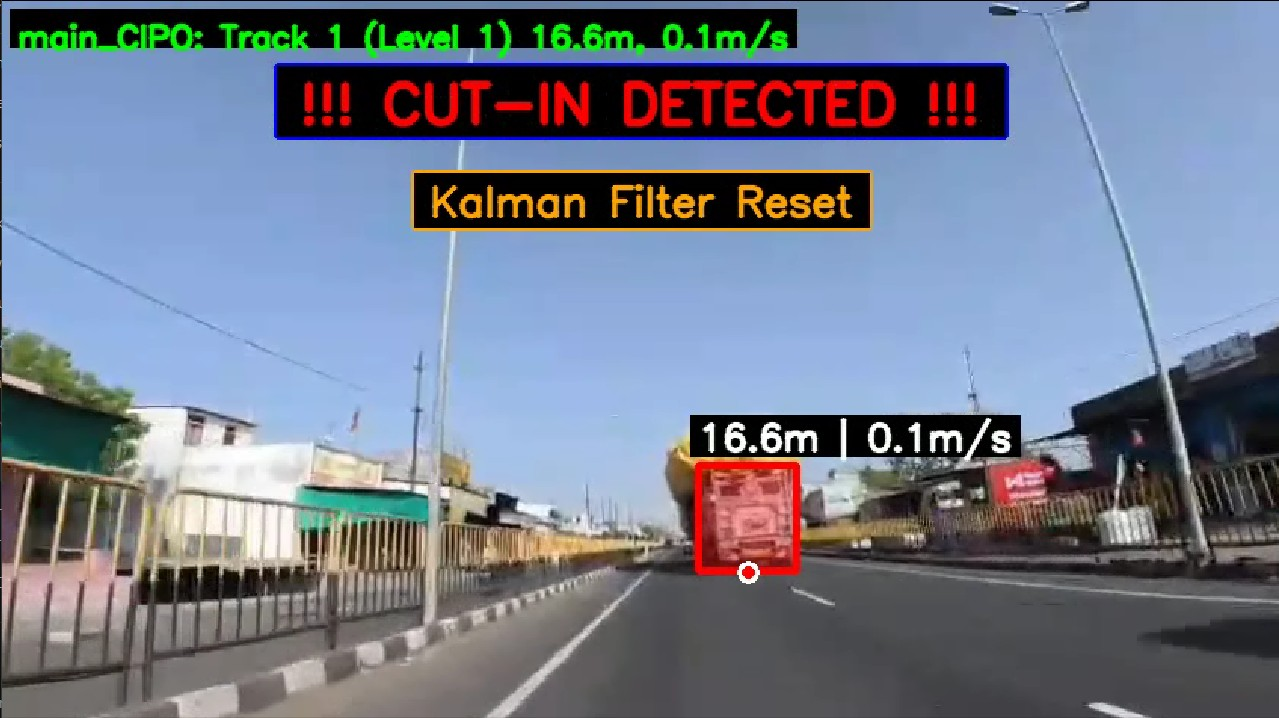
#> input picture VisionPilot/software_defined_vehicle/OpenADKit/Test/CIPO.jpg, 1279 x 718 px, given in place of test_2_autospeed.avi, which was not available
$ python extract_boxes.py
#> lines starting #> are read from the running program, lines starting #| are printed output that depends on the picture; after the words box and inside, x2 and y2 are one past the last pixel; in counts of white or black regions, pixels touching at a corner belong together; pictures that were not available may be replaced by others from this repository, and a replacement may not be noted
import cv2
import numpy as np

VIDEO = "test_2_autospeed.avi"
OUTPUT_VIDEO = "filtered_detections.avi"

cap = cv2.VideoCapture(VIDEO)

if not cap.isOpened():
    print("Could not open video!")
    exit()

# ===============================
# Video Writer
# ===============================
fps = cap.get(cv2.CAP_PROP_FPS)

width = int(cap.get(cv2.CAP_PROP_FRAME_WIDTH))
height = int(cap.get(cv2.CAP_PROP_FRAME_HEIGHT))

fourcc = cv2.VideoWriter_fourcc(*'XVID')

out = cv2.VideoWriter(
    OUTPUT_VIDEO,
    fourcc,
    fps,
    (width, height)
)

frame_number = 0

while True:
    ret, frame = cap.read()
#> frame is the input picture: shape (718, 1279, 3); mean B, G, R 139.7, 122.9, 114.5

    if not ret:
        break

    frame_number += 1

    display = frame.copy()

    # ===============================
    # Convert to HSV
    # ===============================
    hsv = cv2.cvtColor(frame, cv2.COLOR_BGR2HSV)
#> hsv: shape (718, 1279, 3); mean H, S, V 83.6, 87.1, 152.6

    # Cyan color range (AutoSpeed boxes)
    lower = np.array([75, 50, 50])
    upper = np.array([105, 255, 255])

    mask = cv2.inRange(hsv, lower, upper)
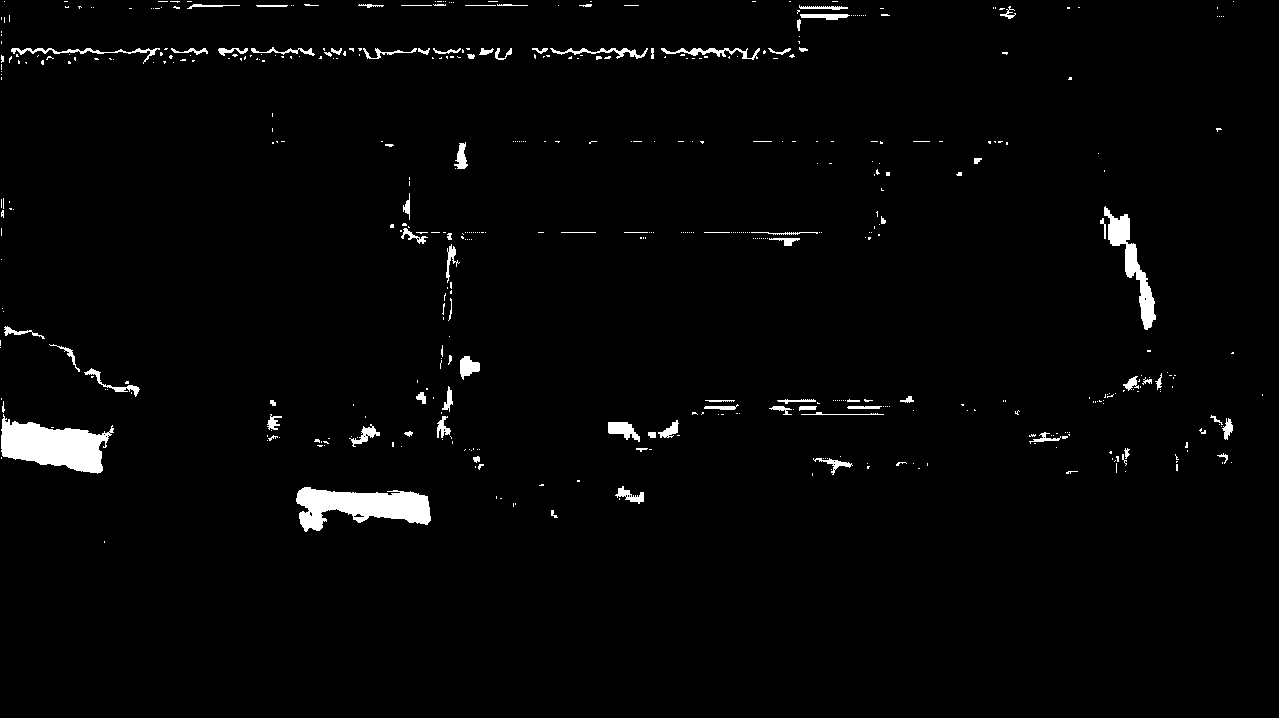
#> mask: shape (718, 1279); 2.1% white; 508 white regions (418 under 20 px), largest, box (x1, y1, x2, y2) and area: (1, 414, 114, 474) 3911, (296, 487, 431, 532) 3613, (1104, 206, 1156, 330) 1689

    # ===============================
    # Morphological cleaning
    # ===============================
    kernel = np.ones((3, 3), np.uint8)

    mask = cv2.morphologyEx(mask, cv2.MORPH_OPEN, kernel)
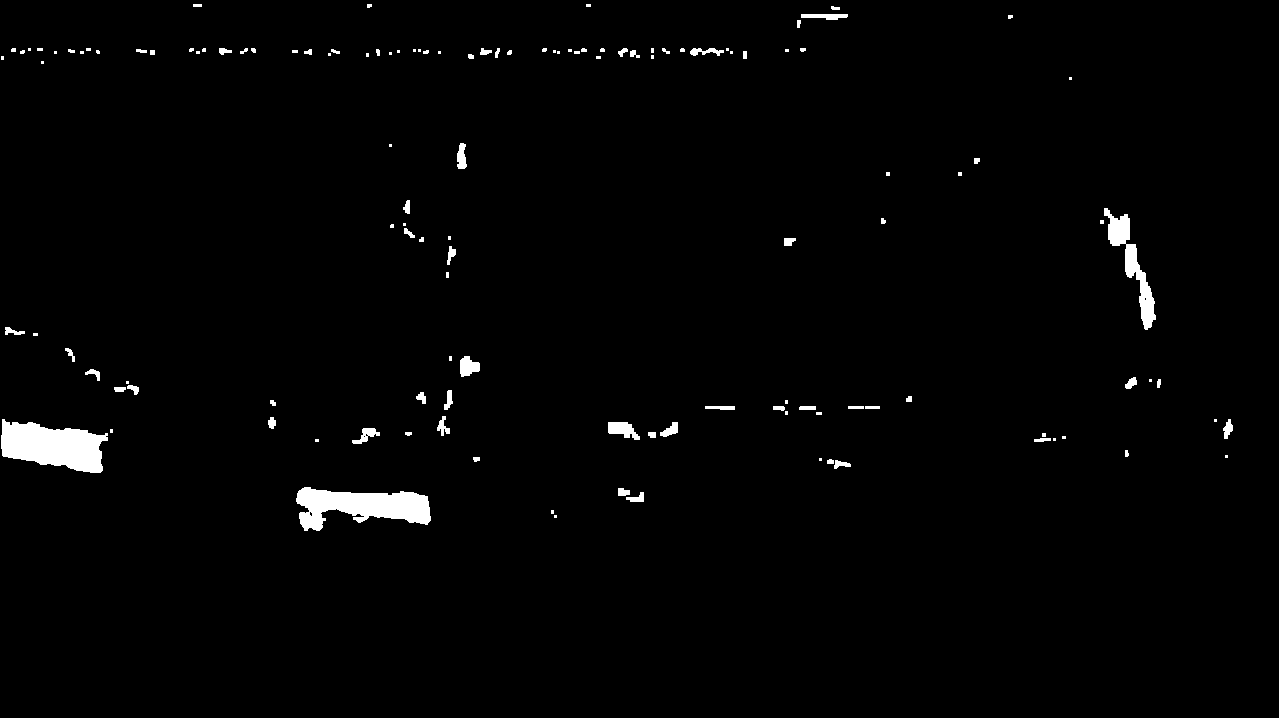
#> mask: shape (718, 1279); 1.6% white; 131 white regions (63 under 20 px), largest, box (x1, y1, x2, y2) and area: (1, 419, 108, 473) 3827, (296, 487, 431, 531) 3571, (1104, 208, 1156, 330) 1676
    mask = cv2.morphologyEx(mask, cv2.MORPH_CLOSE, kernel)
#> mask: shape (718, 1279); 1.6% white; 112 white regions (46 under 20 px)

    # ===============================
    # Find contours
    # ===============================
    contours, _ = cv2.findContours(
        mask,
        cv2.RETR_EXTERNAL,
        cv2.CHAIN_APPROX_SIMPLE
    )
#> contours = 112 contours, 65 with area under 20; largest, box (x1, y1, x2, y2) and area: (0, 419, 108, 473) 3702, (296, 487, 431, 531) 3421, (1104, 208, 1156, 330) 1524, (608, 422, 640, 440) 322, (460, 356, 480, 377) 262

    vehicle_count = 0

    # ===============================
    # Process detections
    # ===============================
    for cnt in contours:

        x, y, w, h = cv2.boundingRect(cnt)

        # Ignore detections above ROI
        if y < 250:
            continue

        # Size filtering
        if w < 30 or h < 25:
            continue

        if w > 250 or h > 250:
            continue

        # Aspect ratio filtering
        aspect = w / h

        if aspect < 0.5 or aspect > 3.0:
            continue

        vehicle_count += 1

        # Draw green box
        cv2.rectangle(
            display,
            (x, y),
            (x + w, y + h),
            (0, 255, 0),
            2
        )

        # Bottom-center point
        u = x + w // 2
        v = y + h

        cv2.circle(
            display,
            (u, v),
            5,
            (0, 0, 255),
            -1
        )

        # Vehicle label
        cv2.putText(
            display,
            f"V{vehicle_count}",
            (x, y - 10),
            cv2.FONT_HERSHEY_SIMPLEX,
            0.6,
            (0, 255, 0),
            2
        )

        # Print details
        print(
            f"Frame {frame_number} | "
            f"Vehicle {vehicle_count}: "
            f"bbox=({x},{y},{x+w},{y+h}), "
            f"bottom-center=({u},{v})"
        )
#> this loop made 112 passes
#> (x, y, w, h) on passes 3, 5, 7, 9, 12, 13, 14, 16, 17, 18, 19, 22: (618, 488, 26, 14), (827, 459, 24, 10), (473, 457, 7, 5), (1125, 450, 4, 7), (1034, 433, 22, 9), (648, 432, 8, 6), (405, 432, 7, 4), (352, 428, 28, 16), (660, 422, 18, 15), (608, 422, 32, 18), (1223, 419, 10, 20), (268, 417, 8, 12)
#> (cnt, x, y, w, h) on passes 1, 2, 6, 8, 10, 11: ([[554, 515], [554, 517], [556, 517], [556, 515]], 554, 515, 3, 3), ([[551, 510], [551, 513], [553, 513], [553, 510]], 551, 510, 3, 4), ([[819, 458], [819, 460], [821, 460], [821, 458]], 819, 458, 3, 3), ([[1225, 455], [1225, 457], [1227, 457], [1227, 455]], 1225, 455, 3, 3), ([[315, 439], [315, 441], [318, 441], [318, 439]], 315, 439, 4, 3), ([[1062, 436], [1062, 438], [1065, 438], [1065, 436]], 1062, 436, 4, 3)
#| Frame 1 | Vehicle 1: bbox=(0,419,108,473), bottom-center=(54,473)
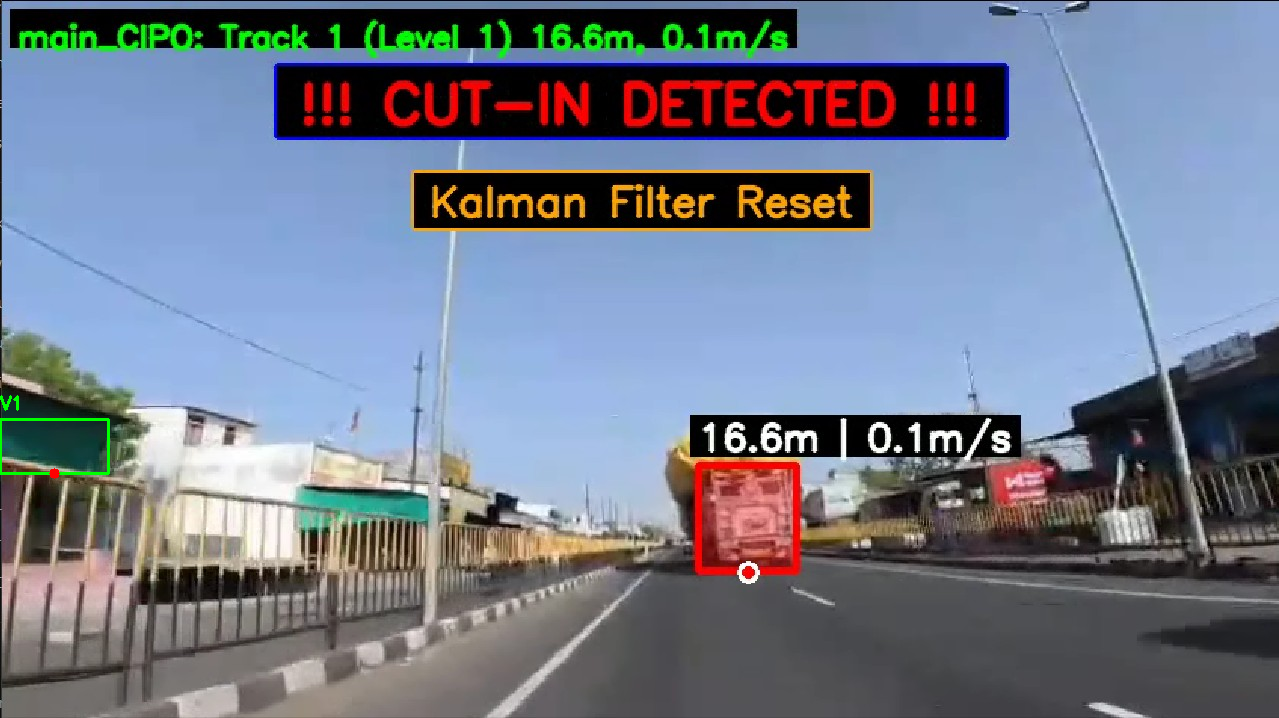
#> display: shape (718, 1279, 3); 0.12% of pixels changed, all inside (x1, y1, x2, y2) = (0, 395, 110, 479)
#> after the loop, vehicle_count = 1

    # ===============================
    # Vehicle Count
    # ===============================
    cv2.putText(
        display,
        f"Count: {vehicle_count}",
        (20, 40),
        cv2.FONT_HERSHEY_SIMPLEX,
        1,
        (0, 255, 255),
        2
    )

    # ===============================
    # ROI Line
    # ===============================
    cv2.line(
        display,
        (0, 250),
        (width, 250),
        (255, 0, 255),
        2
    )
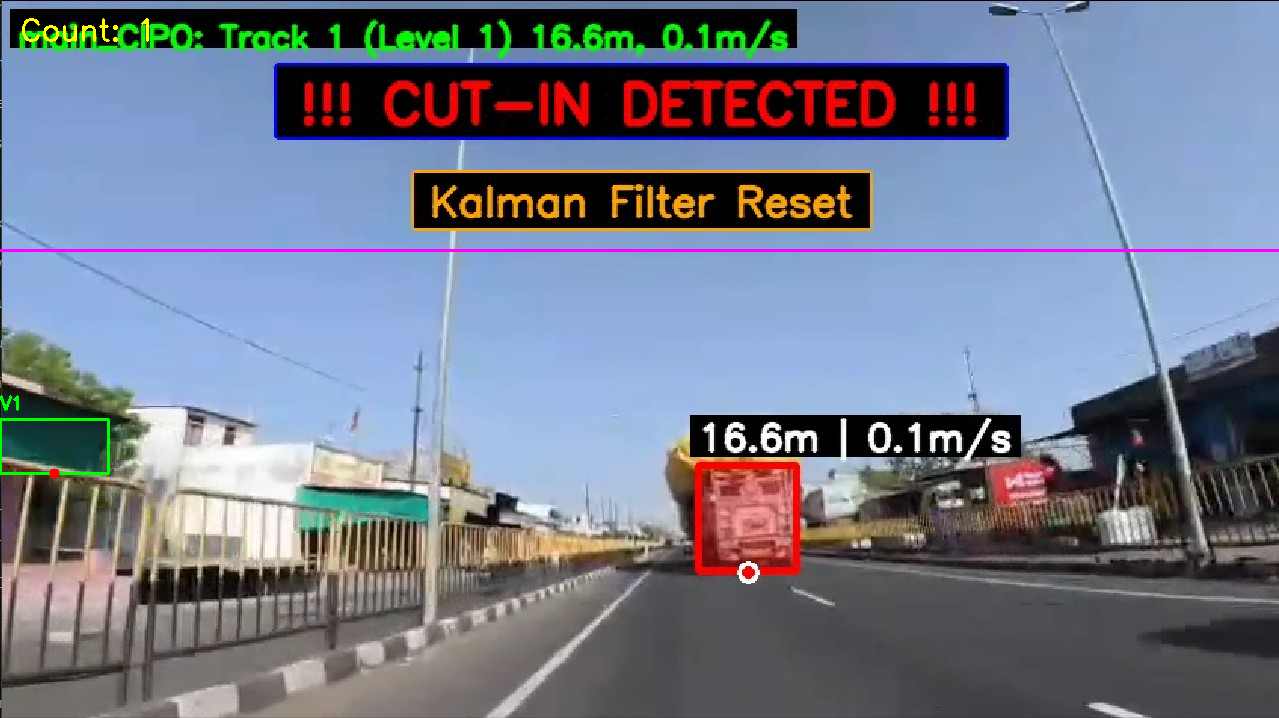
#> display: shape (718, 1279, 3); mean B, G, R 139.8, 122.5, 115.1

    cv2.putText(
        display,
        "ROI",
        (10, 245),
        cv2.FONT_HERSHEY_SIMPLEX,
        0.7,
        (255, 0, 255),
        2
    )
#> display: shape (718, 1279, 3); 0.03% of pixels changed, all inside (x1, y1, x2, y2) = (12, 229, 45, 247)

    # ===============================
    # Save Output Video
    # ===============================
    out.write(display)

    # ===============================
    # Display
    # ===============================
    cv2.imshow("Extracted Vehicles", display)
    cv2.imshow("Mask", mask)

    key = cv2.waitKey(30)
#> (key Esc is pressed here)

    # ESC to quit
    if key == 27:
        break

# ===============================
# Cleanup
# ===============================
cap.release()
out.release()

cv2.destroyAllWindows()

print("\nSaved output video as:")
print(OUTPUT_VIDEO)

$ run again, on VisionPilot/software_defined_vehicle/OpenADKit/Test/autospeed_test2_frame.jpg
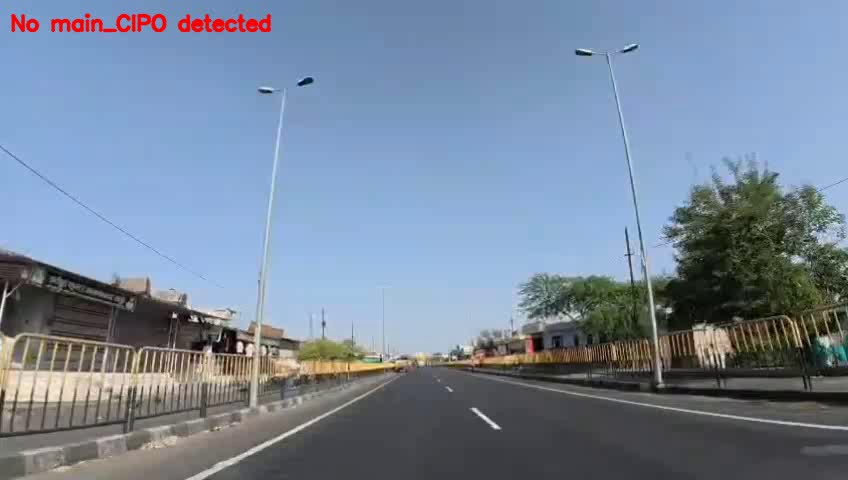
#> input picture VisionPilot/software_defined_vehicle/OpenADKit/Test/autospeed_test2_frame.jpg, 848 x 480 px, given in place of test_2_autospeed.avi, which was not available
#> frame is the input picture: shape (480, 848, 3); mean B, G, R 155, 134.7, 119.1
#> hsv: shape (480, 848, 3); mean H, S, V 87.3, 69.3, 161.1
#> `mask = cv2.morphologyEx(mask, cv2.MORPH_OPEN, kernel)`:
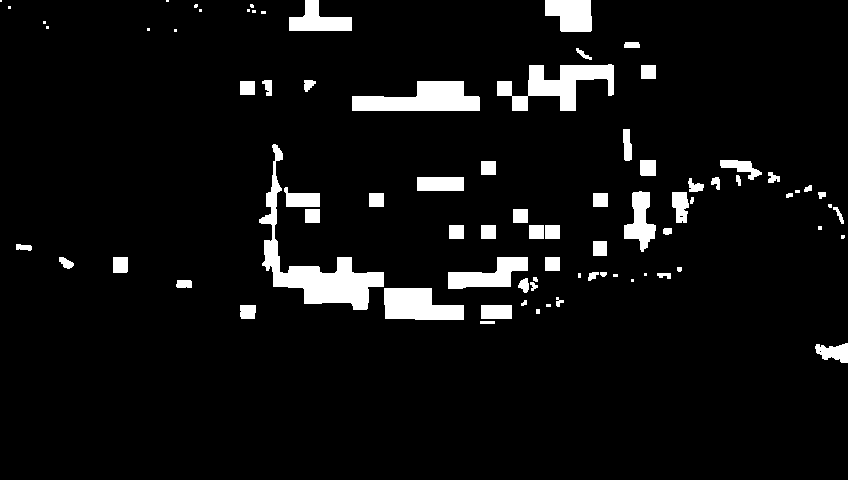
#> mask: shape (480, 848); 6.1% white; 81 white regions (22 under 20 px), largest, box (x1, y1, x2, y2) and area: (259, 144, 384, 310) 4372, (497, 64, 614, 111) 2593, (352, 81, 480, 111) 2592
#> contours = 70 contours, 22 with area under 20; largest, box (x1, y1, x2, y2) and area: (259, 144, 384, 310) 4744, (352, 81, 480, 111) 2436, (497, 64, 614, 111) 2376, (384, 288, 464, 320) 1862, (448, 257, 528, 289) 1307
#> the loop `for cnt in contours: ` made 70 passes
#> (x, y, w, h) on passes 1, 3, 4, 6, 7, 9, 11, 13: (815, 343, 33, 20), (480, 305, 32, 19), (240, 305, 16, 14), (521, 300, 6, 6), (556, 297, 8, 10), (176, 280, 16, 8), (518, 277, 20, 16), (657, 273, 14, 6)
#> (printed output is left out)
#> after the loop `for cnt in contours:`: vehicle_count = 2
#> `cv2.putText( display, "ROI", (10, 245), cv2.FONT_HERSHEY_SIMPLEX, 0.7,..`:
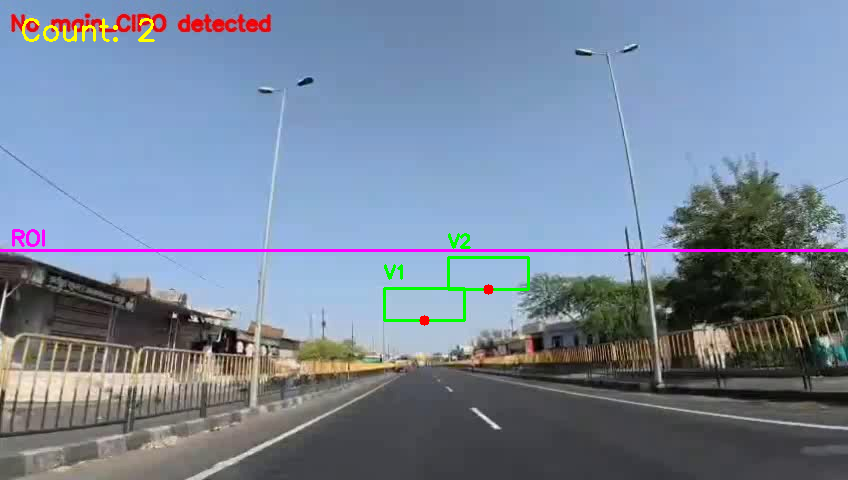
#> display: shape (480, 848, 3); mean B, G, R 154.2, 134, 119.5

$ run again, on VisionPilot/software_defined_vehicle/OpenADKit/Test/checkerboard_frame.jpg
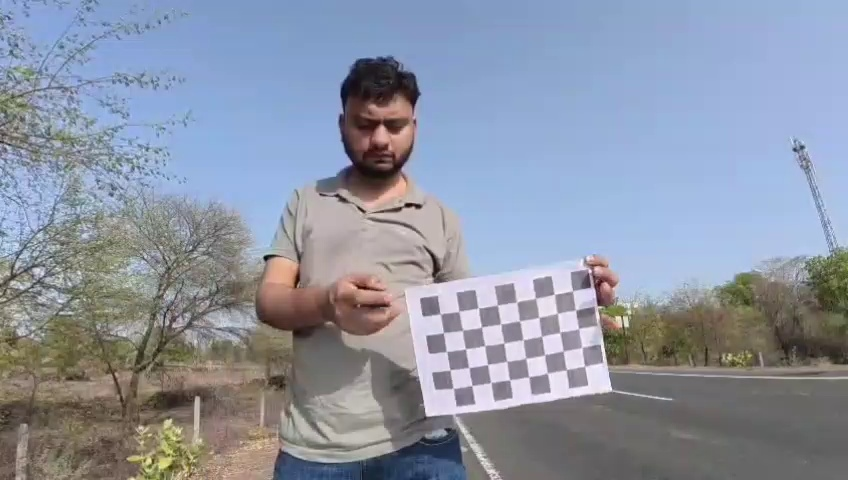
#> input picture VisionPilot/software_defined_vehicle/OpenADKit/Test/checkerboard_frame.jpg, 848 x 480 px, given in place of test_2_autospeed.avi, which was not available
#> frame is the input picture: shape (480, 848, 3); mean B, G, R 163.3, 147.8, 140.3
#> hsv: shape (480, 848, 3); mean H, S, V 80, 56.6, 171.4
#> `mask = cv2.morphologyEx(mask, cv2.MORPH_OPEN, kernel)`:
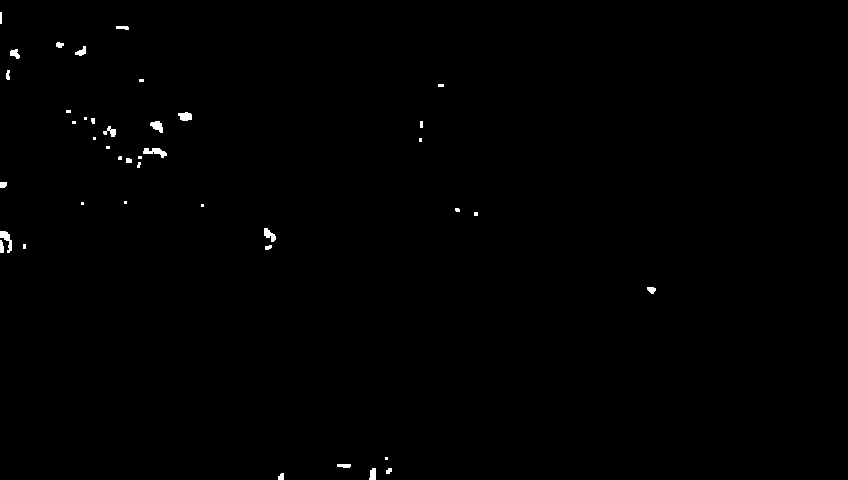
#> mask: shape (480, 848); 0.37% white; 41 white regions (18 under 20 px), largest, box (x1, y1, x2, y2) and area: (143, 148, 167, 158) 128, (0, 231, 12, 253) 121, (150, 121, 163, 133) 99
#> contours = 40 contours, 24 with area under 20; largest, box (x1, y1, x2, y2) and area: (0, 231, 12, 253) 133, (143, 148, 167, 158) 100, (150, 121, 163, 133) 80, (178, 112, 192, 121) 79, (264, 228, 276, 242) 74
#> the loop `for cnt in contours: ` made 40 passes
#> (x, y, w, h) on passes 1, 2, 3, 4, 6, 7, 9, 10: (278, 473, 6, 7), (386, 468, 6, 6), (369, 468, 7, 12), (337, 464, 14, 4), (647, 287, 9, 7), (265, 245, 7, 5), (0, 231, 12, 22), (264, 228, 12, 14)
#> after the loop `for cnt in contours:`: vehicle_count = 0
#> `cv2.putText( display, "ROI", (10, 245), cv2.FONT_HERSHEY_SIMPLEX, 0.7,..`:
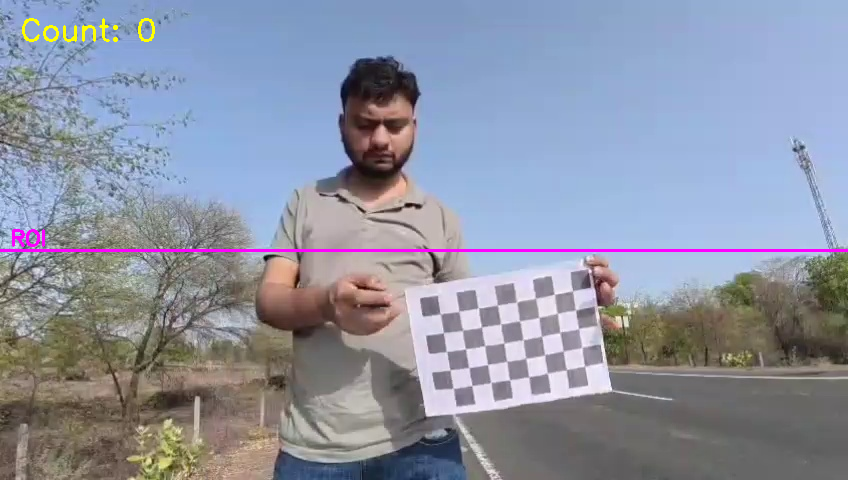
#> display: shape (480, 848, 3); mean B, G, R 163.4, 146.8, 141.2
